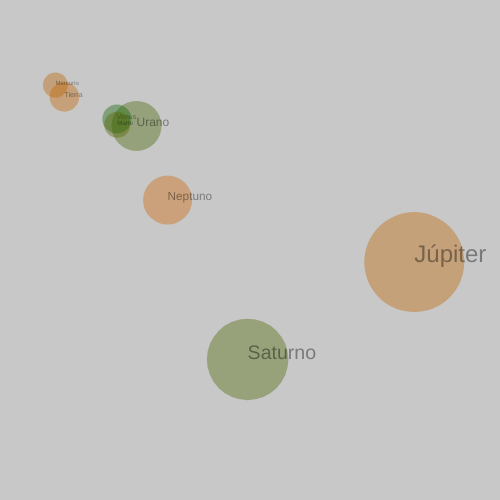
Frame 1 (no input)
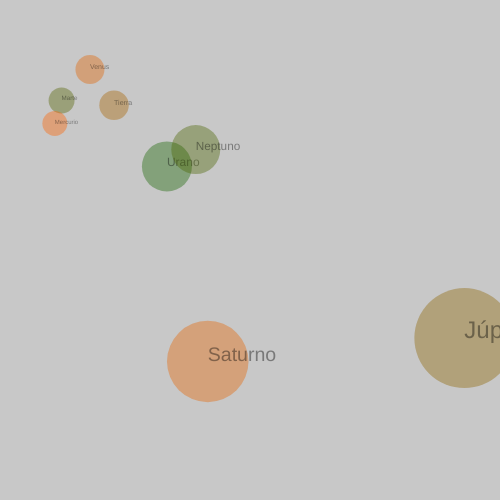
Frame 2 (the mouse pressed at the canvas centre, redrawn once)

The p5.js sketch that drew these frames (run headless with seeded random() and noise() and a simulated clock; the mouse was pressed at the canvas centre and the sketch redrawn once):

// p5.js sketch
// ── sketch.js

diametros = [142984, 108728, 51118,  49532,  12756,  12104,  6794 , 4880 ] // En KM 
planetas= ["Júpiter","Saturno","Urano" , "Neptuno","Tierra", "Venus", "Marte", "Mercurio"]

function setup() {
  createCanvas(500, 500);
  noStroke()
}


function draw() {
  background(200);

  for (let i = 0 ; i < planetas.length ; i++){
    //Mediante uso de map vamos a mapear el tamanio de la escala
    let escala = map(diametros[i],4880,142984, 0.5 , 2.0 )
    escala = (round(escala,2))
    let posRandomX = random(100,250)
    let posRandomY = random(100,250)
    push() // Importante el uso de push() y pop() para no acumular la escala
    
    scale(escala) //Aplicamos el scale, que es desde 0.5 a 2.0


    fill(random(255),100,0,100) 
    ellipse(posRandomX, posRandomY, 50) // Dibujamos la elipse
 
    fill(0, 100)
    text(planetas[i], posRandomX , posRandomY)   //Dibujamos el nombre del planeta

    pop()

  }

  noLoop()
  


}
